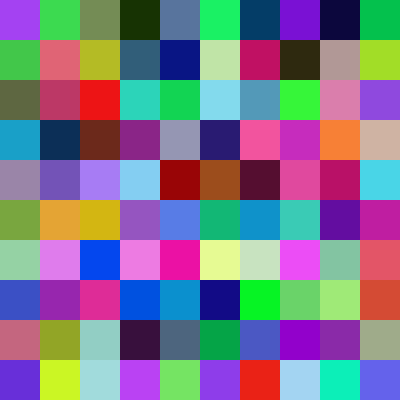
Frame 1 (no input)
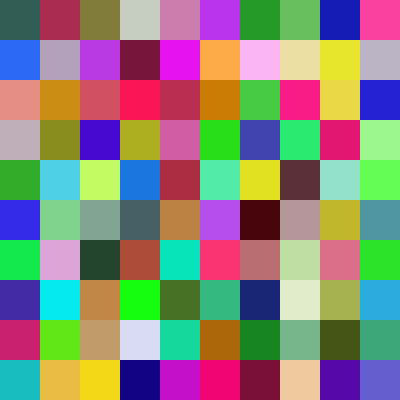
Frame 60 (the mouse pressed at the canvas centre just before this capture)
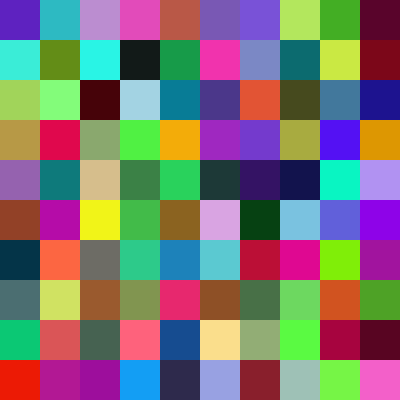
Frame 120 (the mouse held since frame 60 and released just before this capture)

The Processing sketch that drew these frames (run headless with seeded random() and noise(); from frame 60 on, the mouse is pressed at the canvas centre):

// Processing sketch: random_color
// ── random_color.pde
int i;
int j;
int k;
float h=40;
float w=40;
float c1;
float c2;
float c3;

void setup()
{
  size(400, 400); 
  noStroke();     
  frameRate(20);
}

void draw()
{
  for (j=0; j<height/h; j=j+1) {
    for (k=0; k<width/w; k=k+1) {
    c1=random(0,255);
    c2=random(0,255);
    c3=random(0,255);
    fill(c1,c2,c3);
    rect(k*w,j*h,w,h);
    }
  }
}
